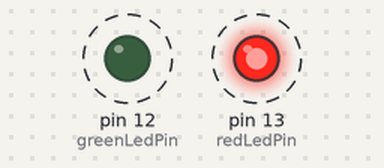
This sketch was run on a simulated Arduino Uno, built with avr-gcc and run on an emulated ATmega328P. On the bench: output pins drawn as LEDs (lit = HIGH). Dashed ring = blinking.

Above: at 0.5 s.
Timing chart, 0 to 4.6 s (numbered marks = the images above):
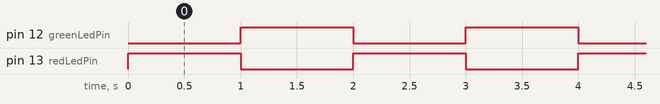

The sketch:

pisca-2led-exemplo.ino
```cpp
/*
 * Pisca-pisca(Blink) com dois LEDs de forma alternada
 */

const uint8_t greenLedPin = 12; // pino de saída digital que o led verde está conectado
const uint8_t redLedPin = 13;   // pino de saída digital que o led vermelho está conectado

void setup() {
  pinMode(redLedPin, OUTPUT);   // declare o led como o output
  pinMode(greenLedPin, OUTPUT); // declare o led como o output
}

void loop() {
  digitalWrite(redLedPin, HIGH);  // liga o led
  digitalWrite(greenLedPin, LOW); // liga o led
  delay(1000);                    // espera 1000 milisegundos

  digitalWrite(redLedPin, LOW);   // desliga o led
  digitalWrite(greenLedPin, HIGH);// desliga o led
  delay(1000);                    // espera 1000 milisegundos
}
```

Measured:
- by itself, pin 12 (greenLedPin), pin 13 (redLedPin): alternates HIGH for 1.0 s and LOW for 1.0 s
